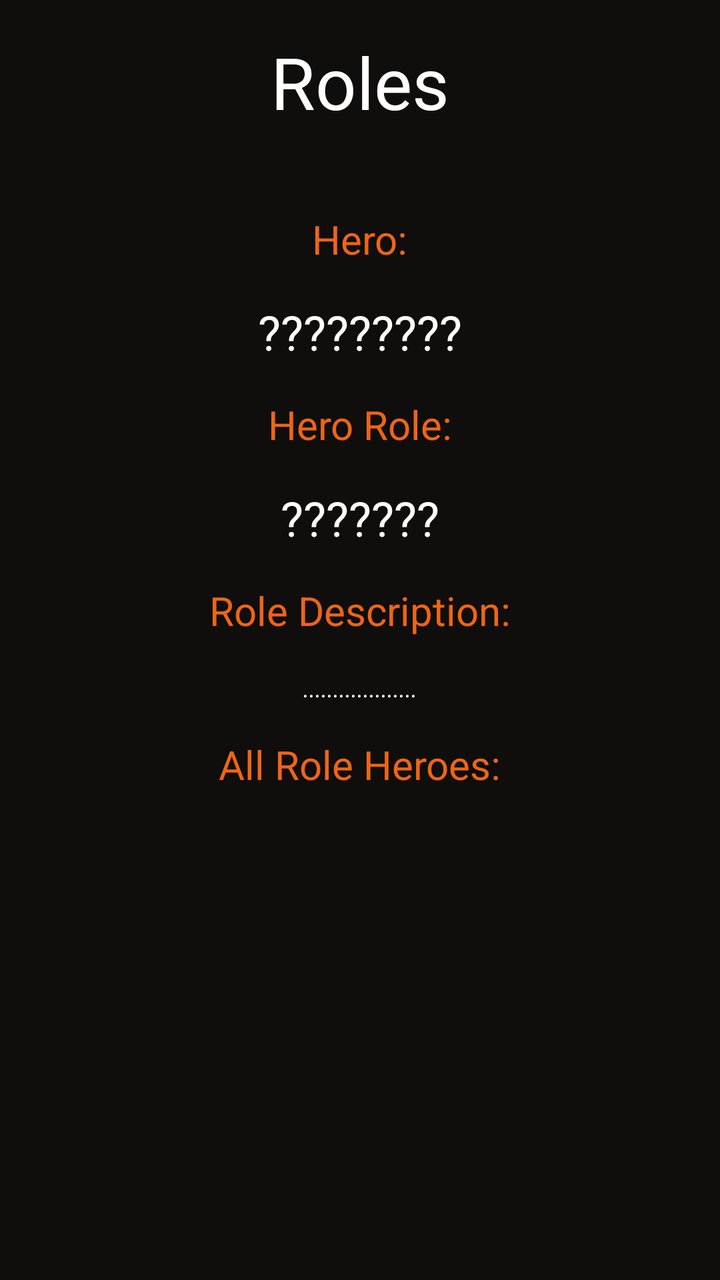
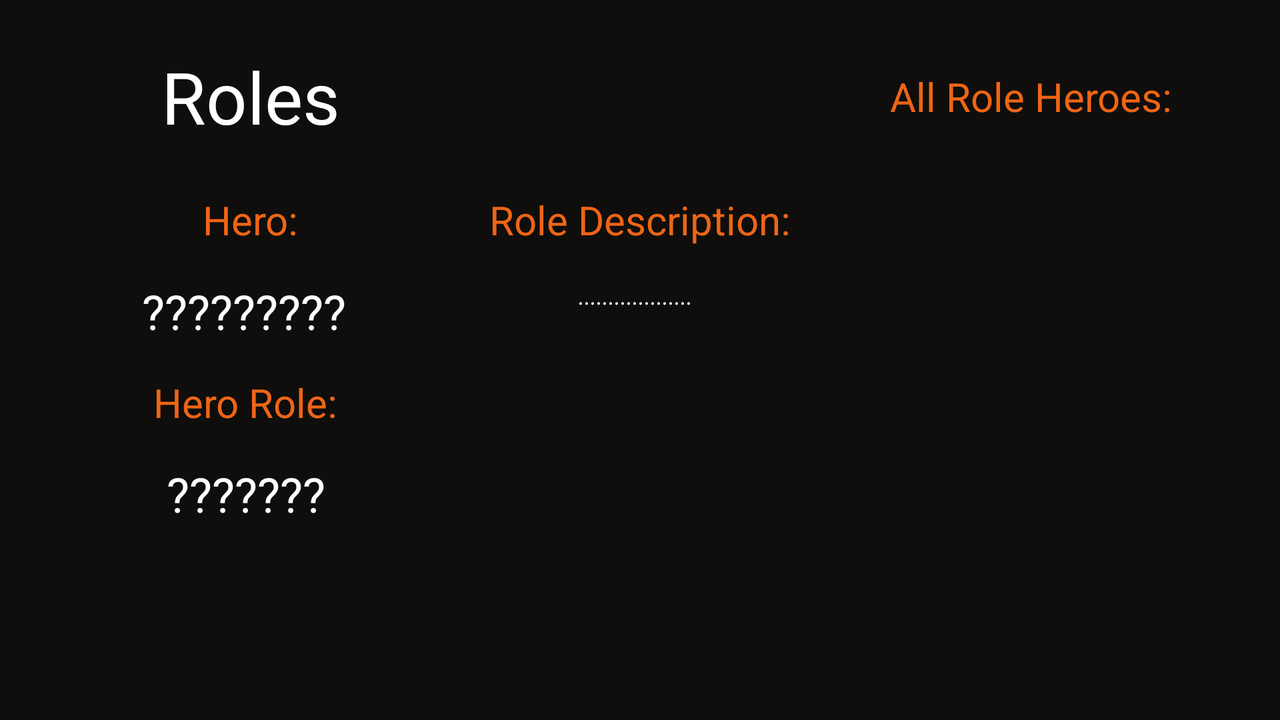

First picture: res/layout/ on a phone held upright. Second picture: the repository's own variant of that layout, on a device whose configuration matches the variant's folder. Source for both follows.
<!-- AndroidManifest.xml: application theme Theme.Overwatch2App_MenuActivity -->
<!-- res/layout/activity_role.xml -->
<?xml version="1.0" encoding="utf-8"?>
<androidx.constraintlayout.widget.ConstraintLayout

    xmlns:android="http://schemas.android.com/apk/res/android"
    xmlns:app="http://schemas.android.com/apk/res-auto"
    xmlns:tools="http://schemas.android.com/tools"
    android:layout_width="match_parent"
    android:layout_height="match_parent"
    android:background="@color/lightblack"
    tools:context=".roleActivity.RoleActivity">

    <TextView
        android:id="@+id/rolesSectionTitle"
        android:layout_width="wrap_content"
        android:layout_height="wrap_content"
        android:text="@string/rolesSectionTitleDefaultText"
        android:textColor="@color/white"
        android:textSize="36sp"
        app:layout_constraintBottom_toTopOf="@+id/heroNameTitle"
        app:layout_constraintEnd_toEndOf="parent"
        app:layout_constraintHorizontal_bias="0.5"
        app:layout_constraintStart_toStartOf="parent"
        app:layout_constraintTop_toTopOf="parent"
        app:layout_constraintVertical_chainStyle="spread" />

    <TextView
        android:id="@+id/heroNameTitle"
        android:layout_width="wrap_content"
        android:layout_height="wrap_content"
        android:layout_marginTop="24dp"
        android:text="@string/heroNameTitleDefaultText"
        android:textColor="@color/orange"
        android:textSize="20sp"
        app:layout_constraintBottom_toTopOf="@+id/heroNameDisplay"
        app:layout_constraintEnd_toEndOf="parent"
        app:layout_constraintHorizontal_bias="0.5"
        app:layout_constraintStart_toStartOf="parent"
        app:layout_constraintTop_toBottomOf="@+id/rolesSectionTitle" />

    <TextView
        android:id="@+id/heroNameDisplay"
        android:layout_width="wrap_content"
        android:layout_height="wrap_content"
        android:text="@string/heroNameDisplayDefaultText"
        android:textColor="@color/white"
        android:textSize="24sp"
        app:layout_constraintBottom_toTopOf="@+id/roleNameTitle"
        app:layout_constraintEnd_toEndOf="parent"
        app:layout_constraintHorizontal_bias="0.5"
        app:layout_constraintStart_toStartOf="parent"
        app:layout_constraintTop_toBottomOf="@+id/heroNameTitle" />

    <TextView
        android:id="@+id/roleNameTitle"
        android:layout_width="wrap_content"
        android:layout_height="wrap_content"
        android:text="@string/roleTittleDefaultText"
        android:textColor="@color/orange"
        android:textSize="20sp"
        app:layout_constraintBottom_toTopOf="@+id/heroRoleDisplay"
        app:layout_constraintEnd_toEndOf="parent"
        app:layout_constraintHorizontal_bias="0.5"
        app:layout_constraintStart_toStartOf="parent"
        app:layout_constraintTop_toBottomOf="@+id/heroNameDisplay" />

    <TextView
        android:id="@+id/heroRoleDisplay"
        android:layout_width="wrap_content"
        android:layout_height="wrap_content"
        android:text="@string/heroRoleDisplayDefaultText"
        android:textColor="@color/white"
        android:textSize="24sp"
        app:layout_constraintBottom_toTopOf="@+id/roleDescriptionTitle"
        app:layout_constraintEnd_toEndOf="parent"
        app:layout_constraintHorizontal_bias="0.5"
        app:layout_constraintStart_toStartOf="parent"
        app:layout_constraintTop_toBottomOf="@+id/roleNameTitle" />

    <TextView
        android:id="@+id/roleDescriptionTitle"
        android:layout_width="wrap_content"
        android:layout_height="wrap_content"
        android:text="@string/roleDescriptionTitleDefaultText"
        android:textColor="@color/orange"
        android:textSize="20sp"
        app:layout_constraintBottom_toTopOf="@+id/roleDescriptionDisplay"
        app:layout_constraintEnd_toEndOf="parent"
        app:layout_constraintHorizontal_bias="0.5"
        app:layout_constraintStart_toStartOf="parent"
        app:layout_constraintTop_toBottomOf="@+id/heroRoleDisplay" />

    <TextView
        android:id="@+id/roleDescriptionDisplay"
        android:layout_width="0dp"
        android:layout_height="wrap_content"
        android:layout_marginStart="24dp"
        android:layout_marginEnd="24dp"
        android:gravity="center"
        android:text="@string/roleDescriptionDisplayDefaultText"
        android:textColor="@color/white"
        android:textSize="12sp"
        android:textStyle="italic"
        app:layout_constraintBottom_toTopOf="@+id/allRoleHeroesTitle"
        app:layout_constraintEnd_toEndOf="parent"
        app:layout_constraintHorizontal_bias="0.5"
        app:layout_constraintStart_toStartOf="parent"
        app:layout_constraintTop_toBottomOf="@+id/roleDescriptionTitle" />

    <TextView
        android:id="@+id/allRoleHeroesTitle"
        android:layout_width="wrap_content"
        android:layout_height="wrap_content"
        android:text="@string/roleHeroesTitleTitleDefaultText"
        android:textColor="@color/orange"
        android:textSize="20sp"
        app:layout_constraintBottom_toTopOf="@+id/allRoleHeroesRecyclerView"
        app:layout_constraintEnd_toEndOf="parent"
        app:layout_constraintHorizontal_bias="0.5"
        app:layout_constraintStart_toStartOf="parent"
        app:layout_constraintTop_toBottomOf="@+id/roleDescriptionDisplay" />

    <androidx.recyclerview.widget.RecyclerView
        android:id="@+id/allRoleHeroesRecyclerView"
        android:layout_width="match_parent"
        android:layout_height="120dp"
        android:layout_marginBottom="24dp"
        app:layout_constraintBottom_toTopOf="@+id/overwatchLogoImageBackButton"
        app:layout_constraintEnd_toEndOf="parent"
        app:layout_constraintHorizontal_bias="0.0"
        app:layout_constraintStart_toStartOf="parent"
        app:layout_constraintTop_toBottomOf="@+id/allRoleHeroesTitle"
        tools:listitem="@layout/recyclerview_allroleheroes_item" />

    <ImageView
        android:id="@+id/overwatchLogoImageBackButton"
        android:layout_width="50dp"
        android:layout_height="50dp"
        android:src="@drawable/overwatch_logo"
        app:layout_constraintBottom_toBottomOf="parent"
        app:layout_constraintEnd_toEndOf="parent"
        app:layout_constraintHorizontal_bias="0.5"
        app:layout_constraintStart_toStartOf="parent"
        app:layout_constraintTop_toBottomOf="@+id/allRoleHeroesRecyclerView"
        tools:ignore="ContentDescription" />

</androidx.constraintlayout.widget.ConstraintLayout>
<!-- res/layout/recyclerview_allroleheroes_item.xml (included above) -->
<?xml version="1.0" encoding="utf-8"?>
<androidx.constraintlayout.widget.ConstraintLayout
    xmlns:android="http://schemas.android.com/apk/res/android"
    xmlns:app="http://schemas.android.com/apk/res-auto"
    xmlns:tools="http://schemas.android.com/tools"
    android:layout_width="match_parent"
    android:layout_height="wrap_content"
    android:layout_marginStart="8dp"
    android:layout_marginBottom="8dp">

    <TextView
        android:id="@+id/heroNameItem"
        android:layout_width="wrap_content"
        android:layout_height="wrap_content"
        android:textSize="24sp"
        android:drawablePadding="8dp"
        android:textColor="@color/white"
        android:background="@color/lightblack"
        tools:text="Hero Name"
        app:layout_constraintStart_toStartOf="parent"
        app:layout_constraintTop_toTopOf="parent"
        app:layout_constraintBottom_toBottomOf="parent"
        app:layout_constraintEnd_toEndOf="parent"/>

</androidx.constraintlayout.widget.ConstraintLayout>
<!-- resources referenced by this layout -->
<resources>
  <color name="lightblack">#0F0E0D</color>
  <color name="orange">#EE6515</color>
  <color name="white">#FFFFFFFF</color>
  <string name="heroNameDisplayDefaultText">\?????????</string>
  <string name="heroNameTitleDefaultText">Hero:</string>
  <string name="heroRoleDisplayDefaultText">\???????</string>
  <string name="roleDescriptionDisplayDefaultText">...................</string>
  <string name="roleDescriptionTitleDefaultText">Role Description:</string>
  <string name="roleHeroesTitleTitleDefaultText">All Role Heroes:</string>
  <string name="roleTittleDefaultText">Hero Role:</string>
  <string name="rolesSectionTitleDefaultText">Roles</string>
  <style name="Theme.Overwatch2App_MenuActivity" parent="Base.Theme.Overwatch2App_MenuActivity" />
  <style name="Base.Theme.Overwatch2App_MenuActivity" parent="Theme.AppCompat.Light.NoActionBar">
          
          
      </style>
</resources>
<!-- res/layout-land/activity_role.xml (the repository's variant of the layout above) -->
<!-- drawn on the phone turned sideways -->
<?xml version="1.0" encoding="utf-8"?>
<androidx.constraintlayout.widget.ConstraintLayout

    xmlns:android="http://schemas.android.com/apk/res/android"
    xmlns:app="http://schemas.android.com/apk/res-auto"
    xmlns:tools="http://schemas.android.com/tools"
    android:layout_width="match_parent"
    android:layout_height="match_parent"
    android:background="@color/lightblack"
    tools:context=".roleActivity.RoleActivity">

    <TextView
        android:id="@+id/rolesSectionTitle"
        android:layout_width="wrap_content"
        android:layout_height="wrap_content"
        android:layout_marginTop="24dp"
        android:layout_marginEnd="125dp"
        android:text="@string/rolesSectionTitleDefaultText"
        android:textColor="@color/white"
        android:textSize="36sp"
        app:layout_constraintEnd_toStartOf="@+id/overwatchLogoImageBackButton"
        app:layout_constraintTop_toTopOf="parent" />

    <TextView
        android:id="@+id/heroNameTitle"
        android:layout_width="wrap_content"
        android:layout_height="wrap_content"
        android:layout_marginTop="24dp"
        android:text="@string/heroNameTitleDefaultText"
        android:textColor="@color/orange"
        android:textSize="20sp"
        app:layout_constraintEnd_toEndOf="@+id/rolesSectionTitle"
        app:layout_constraintStart_toStartOf="@+id/rolesSectionTitle"
        app:layout_constraintTop_toBottomOf="@+id/rolesSectionTitle" />

    <TextView
        android:id="@+id/heroNameDisplay"
        android:layout_width="wrap_content"
        android:layout_height="wrap_content"
        android:layout_marginTop="16dp"
        android:text="@string/heroNameDisplayDefaultText"
        android:textColor="@color/white"
        android:textSize="24sp"
        app:layout_constraintEnd_toEndOf="@+id/heroNameTitle"
        app:layout_constraintHorizontal_bias="0.563"
        app:layout_constraintStart_toStartOf="@+id/heroNameTitle"
        app:layout_constraintTop_toBottomOf="@+id/heroNameTitle" />

    <TextView
        android:id="@+id/roleNameTitle"
        android:layout_width="wrap_content"
        android:layout_height="wrap_content"
        android:layout_marginTop="16dp"
        android:text="@string/roleTittleDefaultText"
        android:textColor="@color/orange"
        android:textSize="20sp"
        app:layout_constraintEnd_toEndOf="@+id/heroNameDisplay"
        app:layout_constraintHorizontal_bias="0.6"
        app:layout_constraintStart_toStartOf="@+id/heroNameDisplay"
        app:layout_constraintTop_toBottomOf="@+id/heroNameDisplay" />

    <TextView
        android:id="@+id/heroRoleDisplay"
        android:layout_width="wrap_content"
        android:layout_height="wrap_content"
        android:layout_marginTop="16dp"
        android:text="@string/heroRoleDisplayDefaultText"
        android:textColor="@color/white"
        android:textSize="24sp"
        app:layout_constraintEnd_toEndOf="@+id/roleNameTitle"
        app:layout_constraintStart_toStartOf="@+id/roleNameTitle"
        app:layout_constraintTop_toBottomOf="@+id/roleNameTitle" />

    <TextView
        android:id="@+id/roleDescriptionTitle"
        android:layout_width="wrap_content"
        android:layout_height="wrap_content"
        android:text="@string/roleDescriptionTitleDefaultText"
        android:textColor="@color/orange"
        android:textSize="20sp"
        app:layout_constraintBottom_toBottomOf="@+id/heroNameTitle"
        app:layout_constraintEnd_toEndOf="parent"
        app:layout_constraintHorizontal_bias="0.5"
        app:layout_constraintStart_toStartOf="parent"
        app:layout_constraintTop_toTopOf="@+id/heroNameTitle" />

    <TextView
        android:id="@+id/roleDescriptionDisplay"
        android:layout_width="200dp"
        android:layout_height="wrap_content"
        android:gravity="center"
        android:text="@string/roleDescriptionDisplayDefaultText"
        android:textColor="@color/white"
        android:textSize="12sp"
        android:textStyle="italic"
        app:layout_constraintEnd_toEndOf="@+id/roleDescriptionTitle"
        app:layout_constraintHorizontal_bias="0.551"
        app:layout_constraintStart_toStartOf="@+id/roleDescriptionTitle"
        app:layout_constraintTop_toTopOf="@+id/heroNameDisplay" />

    <TextView
        android:id="@+id/allRoleHeroesTitle"
        android:layout_width="wrap_content"
        android:layout_height="wrap_content"
        android:layout_marginStart="100dp"
        android:text="@string/roleHeroesTitleTitleDefaultText"
        android:textColor="@color/orange"
        android:textSize="20sp"
        app:layout_constraintBottom_toBottomOf="@+id/rolesSectionTitle"
        app:layout_constraintStart_toEndOf="@+id/overwatchLogoImageBackButton"
        app:layout_constraintTop_toTopOf="@+id/rolesSectionTitle" />

    <androidx.recyclerview.widget.RecyclerView
        android:id="@+id/allRoleHeroesRecyclerView"
        android:layout_width="175dp"
        android:layout_height="200dp"
        android:layout_marginTop="16dp"
        app:layout_constraintEnd_toEndOf="@+id/allRoleHeroesTitle"
        app:layout_constraintStart_toStartOf="@+id/allRoleHeroesTitle"
        app:layout_constraintTop_toBottomOf="@+id/allRoleHeroesTitle"
        tools:listitem="@layout/recyclerview_allroleheroes_item" />

    <ImageView
        android:id="@+id/overwatchLogoImageBackButton"
        android:layout_width="50dp"
        android:layout_height="50dp"
        android:layout_marginBottom="24dp"
        android:src="@drawable/overwatch_logo"
        app:layout_constraintBottom_toBottomOf="parent"
        app:layout_constraintEnd_toEndOf="parent"
        app:layout_constraintStart_toStartOf="parent"
        tools:ignore="ContentDescription" />

</androidx.constraintlayout.widget.ConstraintLayout>
